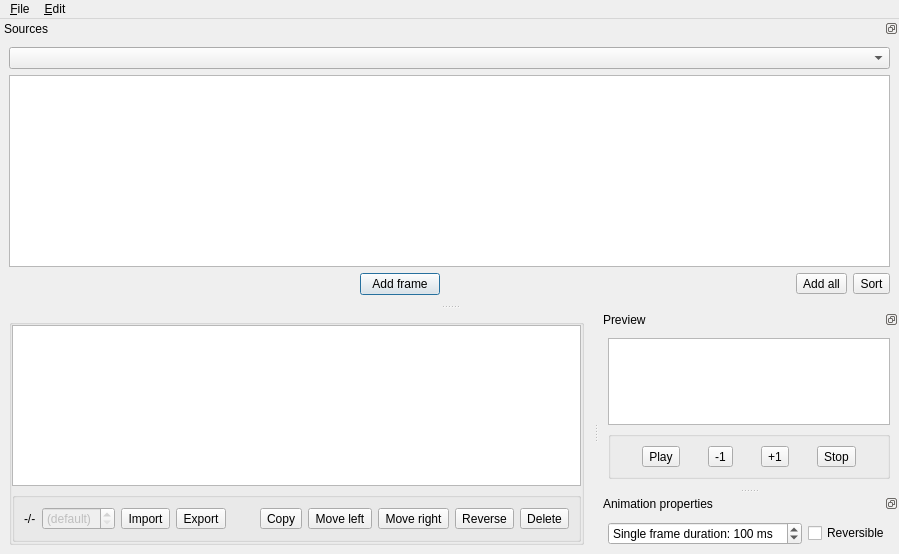
<?xml version="1.0" encoding="UTF-8"?>
<ui version="4.0">
 <class>MainWindow</class>
 <widget class="QMainWindow" name="MainWindow">
  <property name="geometry">
   <rect>
    <x>0</x>
    <y>0</y>
    <width>899</width>
    <height>554</height>
   </rect>
  </property>
  <property name="windowTitle">
   <string>libsuperderpy animation editor</string>
  </property>
  <property name="documentMode">
   <bool>false</bool>
  </property>
  <property name="dockNestingEnabled">
   <bool>true</bool>
  </property>
  <property name="dockOptions">
   <set>QMainWindow::AllowNestedDocks|QMainWindow::AllowTabbedDocks|QMainWindow::AnimatedDocks|QMainWindow::GroupedDragging</set>
  </property>
  <widget class="QWidget" name="centralwidget">
   <layout class="QHBoxLayout" name="horizontalLayout_2">
    <item>
     <layout class="QVBoxLayout" name="verticalLayout_2">
      <item>
       <widget class="QGroupBox" name="frameGroup">
        <property name="title">
         <string/>
        </property>
        <property name="alignment">
         <set>Qt::AlignLeading|Qt::AlignLeft|Qt::AlignTop</set>
        </property>
        <property name="flat">
         <bool>true</bool>
        </property>
        <property name="checkable">
         <bool>false</bool>
        </property>
        <layout class="QVBoxLayout" name="_2">
         <property name="spacing">
          <number>6</number>
         </property>
         <property name="sizeConstraint">
          <enum>QLayout::SetDefaultConstraint</enum>
         </property>
         <property name="leftMargin">
          <number>0</number>
         </property>
         <property name="topMargin">
          <number>0</number>
         </property>
         <property name="rightMargin">
          <number>0</number>
         </property>
         <property name="bottomMargin">
          <number>0</number>
         </property>
         <item>
          <widget class="FrameListView" name="frameList">
           <property name="enabled">
            <bool>true</bool>
           </property>
           <property name="acceptDrops">
            <bool>true</bool>
           </property>
           <property name="dragEnabled">
            <bool>true</bool>
           </property>
           <property name="dragDropMode">
            <enum>QAbstractItemView::InternalMove</enum>
           </property>
           <property name="alternatingRowColors">
            <bool>false</bool>
           </property>
           <property name="selectionMode">
            <enum>QAbstractItemView::ExtendedSelection</enum>
           </property>
           <property name="flow">
            <enum>QListView::LeftToRight</enum>
           </property>
           <property name="uniformItemSizes">
            <bool>true</bool>
           </property>
          </widget>
         </item>
         <item>
          <widget class="QGroupBox" name="frameGroup2">
           <property name="title">
            <string/>
           </property>
           <property name="flat">
            <bool>true</bool>
           </property>
           <layout class="QHBoxLayout" name="horizontalLayout">
            <item>
             <widget class="QLabel" name="counter">
              <property name="sizePolicy">
               <sizepolicy hsizetype="Fixed" vsizetype="Preferred">
                <horstretch>0</horstretch>
                <verstretch>0</verstretch>
               </sizepolicy>
              </property>
              <property name="text">
               <string>-/-</string>
              </property>
             </widget>
            </item>
            <item>
             <widget class="QSpinBox" name="frameDuration">
              <property name="enabled">
               <bool>false</bool>
              </property>
              <property name="readOnly">
               <bool>false</bool>
              </property>
              <property name="specialValueText">
               <string>(default)</string>
              </property>
              <property name="suffix">
               <string> ms</string>
              </property>
              <property name="prefix">
               <string/>
              </property>
              <property name="minimum">
               <number>-1</number>
              </property>
              <property name="maximum">
               <number>9999</number>
              </property>
              <property name="value">
               <number>-1</number>
              </property>
             </widget>
            </item>
            <item>
             <widget class="QToolButton" name="importBtn">
              <property name="toolTip">
               <string>Import</string>
              </property>
              <property name="text">
               <string>Import</string>
              </property>
              <property name="icon">
               <iconset theme="document-import">
                <normaloff>.</normaloff>.</iconset>
              </property>
              <property name="toolButtonStyle">
               <enum>Qt::ToolButtonIconOnly</enum>
              </property>
              <property name="autoRaise">
               <bool>false</bool>
              </property>
             </widget>
            </item>
            <item>
             <widget class="QToolButton" name="exportBtn">
              <property name="enabled">
               <bool>true</bool>
              </property>
              <property name="toolTip">
               <string>Export</string>
              </property>
              <property name="text">
               <string>Export</string>
              </property>
              <property name="icon">
               <iconset theme="document-export">
                <normaloff>.</normaloff>.</iconset>
              </property>
             </widget>
            </item>
            <item>
             <spacer name="horizontalSpacer">
              <property name="orientation">
               <enum>Qt::Horizontal</enum>
              </property>
              <property name="sizeHint" stdset="0">
               <size>
                <width>40</width>
                <height>20</height>
               </size>
              </property>
             </spacer>
            </item>
            <item>
             <widget class="QToolButton" name="copy">
              <property name="toolTip">
               <string>Copy</string>
              </property>
              <property name="text">
               <string>Copy</string>
              </property>
              <property name="icon">
               <iconset theme="edit-copy">
                <normaloff>.</normaloff>.</iconset>
              </property>
             </widget>
            </item>
            <item>
             <widget class="QToolButton" name="moveLeft">
              <property name="toolTip">
               <string>Move left</string>
              </property>
              <property name="text">
               <string>Move left</string>
              </property>
              <property name="icon">
               <iconset theme="arrow-left">
                <normaloff>.</normaloff>.</iconset>
              </property>
              <property name="arrowType">
               <enum>Qt::NoArrow</enum>
              </property>
             </widget>
            </item>
            <item>
             <widget class="QToolButton" name="moveRight">
              <property name="toolTip">
               <string>Move right</string>
              </property>
              <property name="text">
               <string>Move right</string>
              </property>
              <property name="icon">
               <iconset theme="arrow-right">
                <normaloff>.</normaloff>.</iconset>
              </property>
              <property name="arrowType">
               <enum>Qt::NoArrow</enum>
              </property>
             </widget>
            </item>
            <item>
             <widget class="QToolButton" name="reverseBtn">
              <property name="toolTip">
               <string>Reverse</string>
              </property>
              <property name="text">
               <string>Reverse</string>
              </property>
              <property name="icon">
               <iconset theme="reverse">
                <normaloff>.</normaloff>.</iconset>
              </property>
             </widget>
            </item>
            <item>
             <widget class="QToolButton" name="deleteBtn">
              <property name="toolTip">
               <string>Delete</string>
              </property>
              <property name="text">
               <string>Delete</string>
              </property>
              <property name="icon">
               <iconset theme="delete">
                <normaloff>.</normaloff>.</iconset>
              </property>
              <property name="toolButtonStyle">
               <enum>Qt::ToolButtonIconOnly</enum>
              </property>
              <property name="autoRaise">
               <bool>false</bool>
              </property>
              <property name="arrowType">
               <enum>Qt::NoArrow</enum>
              </property>
             </widget>
            </item>
           </layout>
          </widget>
         </item>
        </layout>
       </widget>
      </item>
     </layout>
    </item>
   </layout>
  </widget>
  <widget class="QMenuBar" name="menubar">
   <property name="geometry">
    <rect>
     <x>0</x>
     <y>0</y>
     <width>899</width>
     <height>29</height>
    </rect>
   </property>
   <widget class="QMenu" name="menuFile">
    <property name="title">
     <string>&amp;File</string>
    </property>
    <addaction name="actionNew"/>
    <addaction name="actionOpen"/>
    <addaction name="actionSave"/>
    <addaction name="actionSave_as"/>
    <addaction name="separator"/>
    <addaction name="actionClose"/>
   </widget>
   <widget class="QMenu" name="menuEdit">
    <property name="title">
     <string>&amp;Edit</string>
    </property>
    <addaction name="actionUndo"/>
    <addaction name="actionRedo"/>
    <addaction name="separator"/>
    <addaction name="actionCut"/>
    <addaction name="actionCopy"/>
    <addaction name="actionPaste"/>
   </widget>
   <addaction name="menuFile"/>
   <addaction name="menuEdit"/>
  </widget>
  <widget class="QDockWidget" name="dockWidget_2">
   <property name="floating">
    <bool>false</bool>
   </property>
   <property name="features">
    <set>QDockWidget::DockWidgetFloatable|QDockWidget::DockWidgetMovable</set>
   </property>
   <property name="windowTitle">
    <string>Preview</string>
   </property>
   <attribute name="dockWidgetArea">
    <number>2</number>
   </attribute>
   <widget class="QWidget" name="dockWidgetContents_2">
    <layout class="QVBoxLayout" name="verticalLayout_3">
     <item>
      <widget class="QGraphicsView" name="preview">
       <property name="autoFillBackground">
        <bool>false</bool>
       </property>
       <property name="interactive">
        <bool>false</bool>
       </property>
      </widget>
     </item>
     <item>
      <widget class="QGroupBox" name="groupBox_3">
       <property name="title">
        <string/>
       </property>
       <property name="flat">
        <bool>true</bool>
       </property>
       <property name="checkable">
        <bool>false</bool>
       </property>
       <layout class="QHBoxLayout" name="horizontalLayout_3">
        <item>
         <widget class="QToolButton" name="playPause">
          <property name="toolTip">
           <string>Play</string>
          </property>
          <property name="text">
           <string>Play</string>
          </property>
          <property name="icon">
           <iconset theme="media-playback-start">
            <normaloff>.</normaloff>.</iconset>
          </property>
         </widget>
        </item>
        <item>
         <widget class="QToolButton" name="goLeft">
          <property name="toolTip">
           <string>-1</string>
          </property>
          <property name="text">
           <string>-1</string>
          </property>
          <property name="icon">
           <iconset theme="media-skip-backward">
            <normaloff>.</normaloff>.</iconset>
          </property>
         </widget>
        </item>
        <item>
         <widget class="QToolButton" name="goRight">
          <property name="toolTip">
           <string>+1</string>
          </property>
          <property name="text">
           <string>+1</string>
          </property>
          <property name="icon">
           <iconset theme="media-skip-forward">
            <normaloff>.</normaloff>.</iconset>
          </property>
         </widget>
        </item>
        <item>
         <widget class="QToolButton" name="stop">
          <property name="toolTip">
           <string>Stop</string>
          </property>
          <property name="text">
           <string>Stop</string>
          </property>
          <property name="icon">
           <iconset theme="media-playback-stop">
            <normaloff>.</normaloff>.</iconset>
          </property>
         </widget>
        </item>
       </layout>
      </widget>
     </item>
    </layout>
   </widget>
  </widget>
  <widget class="QDockWidget" name="sourcesGroup">
   <property name="features">
    <set>QDockWidget::DockWidgetFloatable|QDockWidget::DockWidgetMovable</set>
   </property>
   <property name="windowTitle">
    <string>Sources</string>
   </property>
   <attribute name="dockWidgetArea">
    <number>4</number>
   </attribute>
   <widget class="QWidget" name="dockWidgetContents_3">
    <layout class="QVBoxLayout" name="verticalLayout_5">
     <item>
      <widget class="QComboBox" name="subdirs">
       <property name="toolTip">
        <string>Directory</string>
       </property>
       <property name="frame">
        <bool>true</bool>
       </property>
      </widget>
     </item>
     <item>
      <widget class="FrameListView" name="sourcesList">
       <property name="showDropIndicator" stdset="0">
        <bool>false</bool>
       </property>
       <property name="dragEnabled">
        <bool>true</bool>
       </property>
       <property name="dragDropMode">
        <enum>QAbstractItemView::DragOnly</enum>
       </property>
       <property name="defaultDropAction">
        <enum>Qt::IgnoreAction</enum>
       </property>
       <property name="selectionMode">
        <enum>QAbstractItemView::ExtendedSelection</enum>
       </property>
      </widget>
     </item>
     <item>
      <layout class="QHBoxLayout" name="horizontalLayout_4">
       <item>
        <spacer name="horizontalSpacer_2">
         <property name="orientation">
          <enum>Qt::Horizontal</enum>
         </property>
         <property name="sizeHint" stdset="0">
          <size>
           <width>40</width>
           <height>20</height>
          </size>
         </property>
        </spacer>
       </item>
       <item>
        <widget class="QPushButton" name="addFrame">
         <property name="sizePolicy">
          <sizepolicy hsizetype="Fixed" vsizetype="Fixed">
           <horstretch>0</horstretch>
           <verstretch>0</verstretch>
          </sizepolicy>
         </property>
         <property name="focusPolicy">
          <enum>Qt::StrongFocus</enum>
         </property>
         <property name="toolTip">
          <string>Add frame</string>
         </property>
         <property name="text">
          <string>Add frame</string>
         </property>
         <property name="icon">
          <iconset theme="node-add">
           <normaloff>.</normaloff>.</iconset>
         </property>
         <property name="checkable">
          <bool>false</bool>
         </property>
         <property name="default">
          <bool>true</bool>
         </property>
         <property name="flat">
          <bool>false</bool>
         </property>
        </widget>
       </item>
       <item>
        <spacer name="horizontalSpacer_3">
         <property name="orientation">
          <enum>Qt::Horizontal</enum>
         </property>
         <property name="sizeHint" stdset="0">
          <size>
           <width>40</width>
           <height>20</height>
          </size>
         </property>
        </spacer>
       </item>
       <item>
        <widget class="QToolButton" name="addAll">
         <property name="toolTip">
          <string>Add all</string>
         </property>
         <property name="text">
          <string>Add all</string>
         </property>
         <property name="icon">
          <iconset theme="folder-add">
           <normaloff>.</normaloff>.</iconset>
         </property>
        </widget>
       </item>
       <item>
        <widget class="QToolButton" name="sort">
         <property name="toolTip">
          <string>Sort</string>
         </property>
         <property name="text">
          <string>Sort</string>
         </property>
         <property name="icon">
          <iconset theme="sort-name">
           <normaloff>.</normaloff>.</iconset>
         </property>
        </widget>
       </item>
      </layout>
     </item>
    </layout>
   </widget>
  </widget>
  <widget class="QDockWidget" name="dockWidget">
   <property name="features">
    <set>QDockWidget::DockWidgetFloatable|QDockWidget::DockWidgetMovable</set>
   </property>
   <property name="windowTitle">
    <string>Animation properties</string>
   </property>
   <attribute name="dockWidgetArea">
    <number>2</number>
   </attribute>
   <widget class="QWidget" name="dockWidgetContents">
    <layout class="QVBoxLayout" name="verticalLayout">
     <item>
      <layout class="QHBoxLayout" name="horizontalLayout_5">
       <item>
        <widget class="QSpinBox" name="duration">
         <property name="wrapping">
          <bool>false</bool>
         </property>
         <property name="frame">
          <bool>true</bool>
         </property>
         <property name="showGroupSeparator" stdset="0">
          <bool>false</bool>
         </property>
         <property name="suffix">
          <string> ms</string>
         </property>
         <property name="prefix">
          <string>Single frame duration: </string>
         </property>
         <property name="maximum">
          <number>9999</number>
         </property>
         <property name="value">
          <number>100</number>
         </property>
         <property name="displayIntegerBase">
          <number>10</number>
         </property>
        </widget>
       </item>
       <item>
        <widget class="QCheckBox" name="reversible">
         <property name="sizePolicy">
          <sizepolicy hsizetype="Fixed" vsizetype="Fixed">
           <horstretch>0</horstretch>
           <verstretch>0</verstretch>
          </sizepolicy>
         </property>
         <property name="text">
          <string>Reversible</string>
         </property>
        </widget>
       </item>
      </layout>
     </item>
    </layout>
   </widget>
  </widget>
  <action name="actionNew">
   <property name="icon">
    <iconset theme="document-new">
     <normaloff>.</normaloff>.</iconset>
   </property>
   <property name="text">
    <string>&amp;New</string>
   </property>
   <property name="shortcut">
    <string>Ctrl+N</string>
   </property>
  </action>
  <action name="actionOpen">
   <property name="icon">
    <iconset theme="document-open">
     <normaloff>.</normaloff>.</iconset>
   </property>
   <property name="text">
    <string>&amp;Open</string>
   </property>
   <property name="shortcut">
    <string>Ctrl+O</string>
   </property>
  </action>
  <action name="actionSave">
   <property name="icon">
    <iconset theme="document-save">
     <normaloff>.</normaloff>.</iconset>
   </property>
   <property name="text">
    <string>&amp;Save</string>
   </property>
   <property name="shortcut">
    <string>Ctrl+S</string>
   </property>
  </action>
  <action name="actionSave_as">
   <property name="icon">
    <iconset theme="document-save-as">
     <normaloff>.</normaloff>.</iconset>
   </property>
   <property name="text">
    <string>Save &amp;as...</string>
   </property>
   <property name="shortcut">
    <string>Ctrl+Shift+S</string>
   </property>
  </action>
  <action name="actionClose">
   <property name="icon">
    <iconset theme="window-close">
     <normaloff>.</normaloff>.</iconset>
   </property>
   <property name="text">
    <string>&amp;Close</string>
   </property>
   <property name="shortcut">
    <string>Ctrl+Q</string>
   </property>
  </action>
  <action name="actionUndo">
   <property name="icon">
    <iconset theme="edit-undo">
     <normaloff>.</normaloff>.</iconset>
   </property>
   <property name="text">
    <string>&amp;Undo</string>
   </property>
   <property name="shortcut">
    <string>Ctrl+Z</string>
   </property>
  </action>
  <action name="actionRedo">
   <property name="icon">
    <iconset theme="edit-redo">
     <normaloff>.</normaloff>.</iconset>
   </property>
   <property name="text">
    <string>&amp;Redo</string>
   </property>
   <property name="shortcut">
    <string>Ctrl+R</string>
   </property>
  </action>
  <action name="actionCut">
   <property name="icon">
    <iconset theme="edit-cut">
     <normaloff>.</normaloff>.</iconset>
   </property>
   <property name="text">
    <string>Cut</string>
   </property>
   <property name="shortcut">
    <string>Ctrl+X</string>
   </property>
  </action>
  <action name="actionCopy">
   <property name="icon">
    <iconset theme="edit-copy">
     <normaloff>.</normaloff>.</iconset>
   </property>
   <property name="text">
    <string>Copy</string>
   </property>
   <property name="shortcut">
    <string>Ctrl+C</string>
   </property>
  </action>
  <action name="actionPaste">
   <property name="icon">
    <iconset theme="edit-paste">
     <normaloff>.</normaloff>.</iconset>
   </property>
   <property name="text">
    <string>Paste</string>
   </property>
   <property name="shortcut">
    <string>Ctrl+V</string>
   </property>
  </action>
 </widget>
 <customwidgets>
  <customwidget>
   <class>FrameListView</class>
   <extends>QListView</extends>
   <header>FrameListView.h</header>
  </customwidget>
 </customwidgets>
 <resources/>
 <connections/>
</ui>
